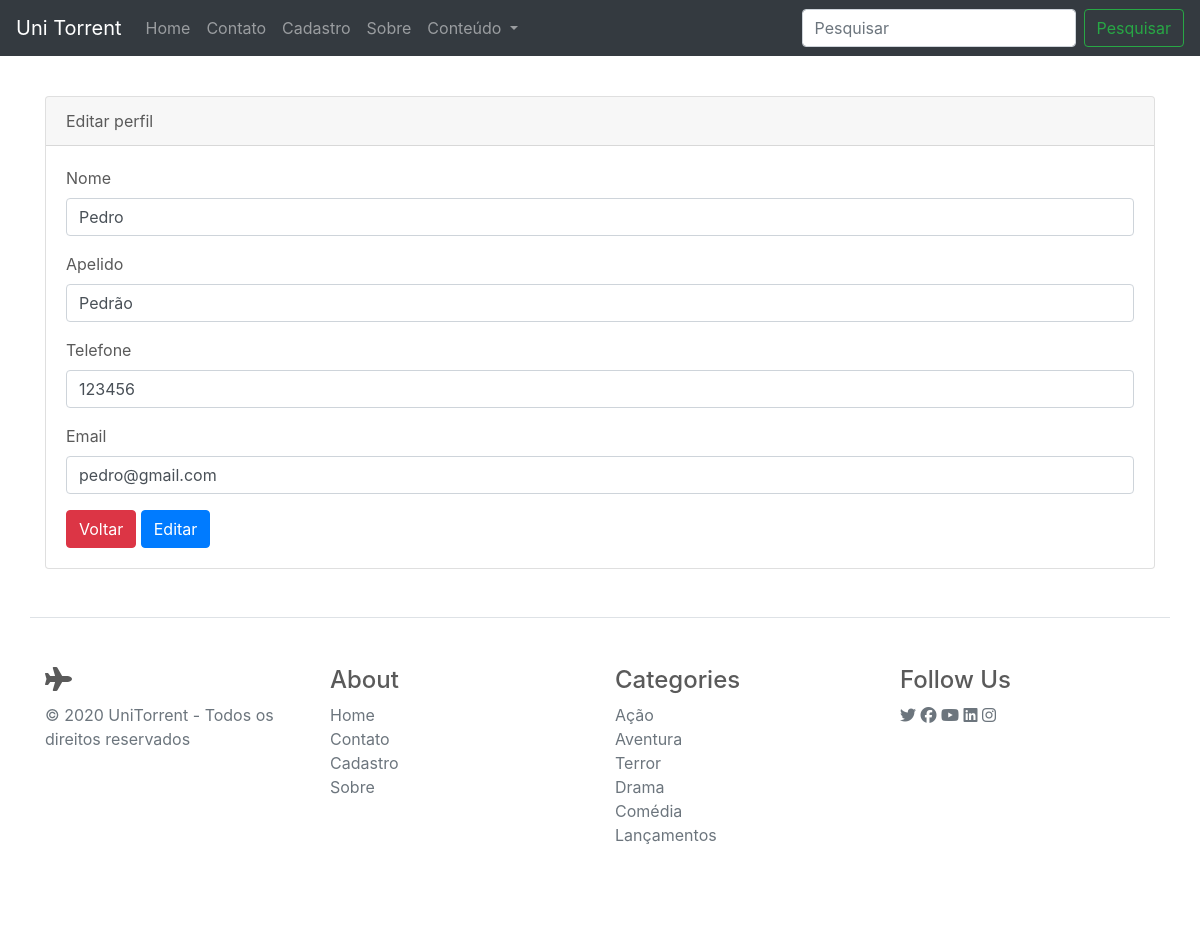
Screenshot of /editar.php?id=1 with the database file from the repository.
### tables this page shows
CREATE TABLE `cadastro` (
  `id` int(11) NOT NULL,
  `nome` varchar(535) NOT NULL,
  `apelido` varchar(535) NOT NULL,
  `telefone` int(11) NOT NULL,
  `email` varchar(535) NOT NULL,
  `senha` varchar(535) NOT NULL
);

### editar.php (the view, shortened to what this page needs)
<?php
	include_once("connection/pdo.php");
	$id = filter_input(INPUT_GET, 'id', FILTER_SANITIZE_NUMBER_INT);
?>
<!DOCTYPE html>
<html lang="pt-br">
<head>
	<link rel="stylesheet" href="https://stackpath.bootstrapcdn.com/bootstrap/4.1.3/css/bootstrap.min.css">
	<link rel="stylesheet" href="./css/carousel.css">
	<link rel="stylesheet" href="https://cdnjs.cloudflare.com/ajax/libs/font-awesome/5.13.0/css/v4-shims.min.css">
	<link rel="stylesheet" type="text/css" href="css/style.css">
</head>
<body>
	<header>
		<nav class="navbar navbar-expand-md navbar-dark fixed-top bg-dark">
			<a class="navbar-brand" href="index.html">Uni Torrent</a>
			<div class="collapse navbar-collapse" id="navbarCollapse">
				<ul class="navbar-nav mr-auto">
					<li class="nav-item">
						<a class="nav-link" href="index.html">Home</a>
					</li>
					<li class="nav-item">
						<a class="nav-link" href="contato.html">Contato</a>
					</li>
					<li class="nav-item">
						<a class="nav-link" href="cadastro.html">Cadastro</a>
					</li>
					<li class="nav-item">
						<a class="nav-link" href="sobre.html">Sobre</a>
					</li>
					<li class="nav-item dropdown">
						<a class="nav-link dropdown-toggle" href="#" id="navbarDropdown" role="button" data-toggle="dropdown" aria-haspopup="true" aria-expanded="false">
							Conteúdo
						</a>
					</li>
				</ul>
				<form class="form-inline mt-2 mt-md-0" action="pesquisa.php" method="post">
					<input class="form-control mr-sm-2" type="text" name="pesquisa" placeholder="Pesquisar" aria-label="Pesquisar" minlength="2" required>
					<input name="SendPesq" class="btn btn-outline-success my-2 my-sm-0" type="submit" value="Pesquisar">
				</form>
			</div>
		</nav>
	</header>
	<div class="container mt-5">
		<div class="card">
			<div class="card-header">
				Editar perfil
			</div>
			<div class="card-body">
				<?php
					$result_usuario = "SELECT * FROM cadastro WHERE id=$id";
					$resultado_usuario = $conn->prepare($result_usuario);
					$resultado_usuario->execute();
					$row_usuario = $resultado_usuario->fetch(PDO::FETCH_ASSOC);
				?>
				<form method="post" action="validation/valida_editar.php">
					<div class="form-group">
						<label for="exampleInputEmail1">Nome</label>
						<input type="text" class="form-control" name="nome" placeholder="Inserir o nome completo" value="<?php if(isset($row_usuario['nome'])){ echo $row_usuario['nome']; } ?>">
					</div>
					<div class="form-group">
						<label for="exampleInputEmail1">Apelido</label>
						<input type="text" class="form-control" name="apelido" placeholder="Inserir o apelido" value="<?php if(isset($row_usuario['apelido'])){ echo $row_usuario['apelido']; } ?>">
					</div>
					<div class="form-group">
						<label for="exampleInputEmail1">Telefone</label>
						<input type="number" class="form-control" name="telefone" placeholder="Inserir o telefone" value="<?php if(isset($row_usuario['telefone'])){ echo $row_usuario['telefone']; } ?>">
					</div>
					<div class="form-group">
						<label for="exampleInputEmail1">Email</label>
						<input type="email" class="form-control" name="email" placeholder="Inserir o email" value="<?php if(isset($row_usuario['email'])){ echo $row_usuario['email']; } ?>">
					</div>
					<a href="painel.php" class="btn btn-danger">Voltar</a>
					<input name="SendEdit" class="btn btn-primary" type="submit" value="Editar">
				</form>
			</div>
		</div>
	</div>
	<footer class="container border-top mt-5 py-5">
		<div class="row">
			<div class="col-12 col-md">
				<h4><span class="fa fa-plane"></span></h4>
				<p class="text-muted">&copy 2020 UniTorrent - Todos os direitos reservados</p>
			</div>
			<div class="col-6 col-md">
				<h4>About</h4>
				<ul class="list-unstyled">
					<li><a href="index.html" class="text-muted">Home</a></li>
					<li><a href="contato.html" class="text-muted">Contato</a></li>
					<li><a href="cadastro.html" class="text-muted">Cadastro</a></li>
					<li><a href="sobre.html" class="text-muted">Sobre</a></li>
				</ul>
			</div>
			<div class="col-6 col-md">
				<h4>Categories</h4>
				<ul class="list-unstyled">
					<li><a href="pages/acao.html" class="text-muted">Ação</a></li>
					<li><a href="pages/aventura.html" class="text-muted">Aventura</a></li>
					<li><a href="pages/terror.html" class="text-muted">Terror</a></li>
					<li><a href="pages/drama.html" class="text-muted">Drama</a></li>
					<li><a href="pages/comedia.html" class="text-muted">Comédia</a></li>
					<li><a href="pages/lancamentos.html" class="text-muted">Lançamentos</a></li>
				</ul>
			</div>
			<div class="col-6 col-md">
				<h4>Follow Us</h4>
				<a href="#" class="text-muted"><span class="fab fa-twitter"></span></a>
				<a href="#" class="text-muted"><span class="fab fa-facebook"></span></a>
				<a href="#" class="text-muted"><span class="fab fa-youtube"></span></a>
				<a href="#" class="text-muted"><span class="fab fa-linkedin"></span></a>
				<a href="#" class="text-muted"><span class="fab fa-instagram"></span></a>
			</div>
		</div>
	</footer>
</body>
</html>

### css/carousel.css (style rules this page uses)
body { padding-top: 3rem; padding-bottom: 3rem; color: #5a5a5a; }

### css/style.css (style rules this page uses)
.card { margin-bottom: 20px; }

### rows the page displays
cadastro: nome "Pedro", apelido "Pedrão", telefone "123456", email "pedro@gmail.com"
